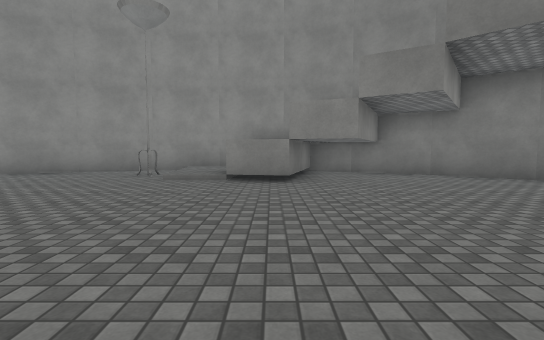
[1] (above)

14 first-person views from a walk through a 3-D level made in the Unity game engine. The camera is 1.2 m above the floor, tilts 4° down and sees 85° across. The floor is counted in squares, 2 m on a side. Each view is taken from the middle of a square. On the plan, view 1 faces up. The plan holds only what a view shows up to about 9 squares ahead; the rest is blank. The place goes on beyond the plan. The player character is not drawn. Surface patterns are stand-ins for the level's own textures.

[2]
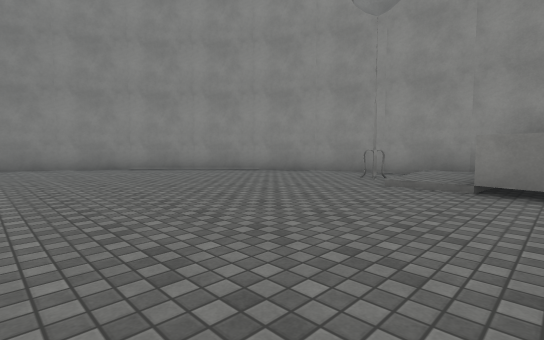

[3]
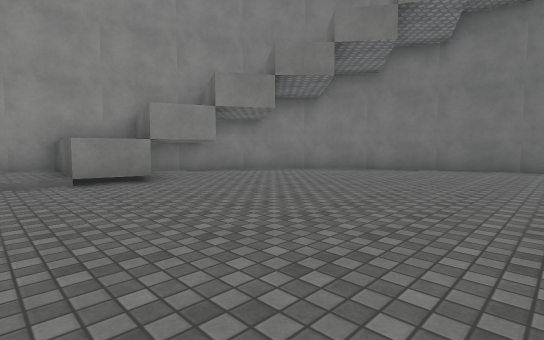

[4]
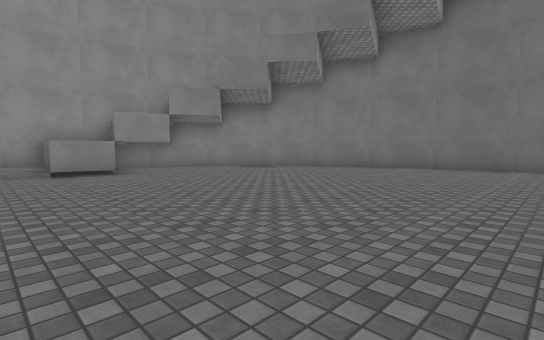

[5]
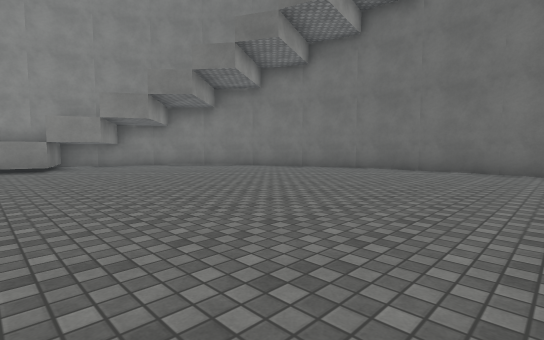

[6]
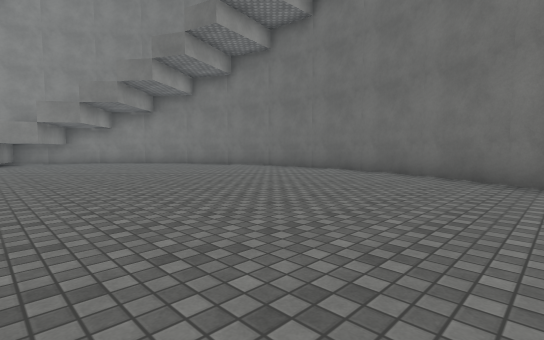

[7]
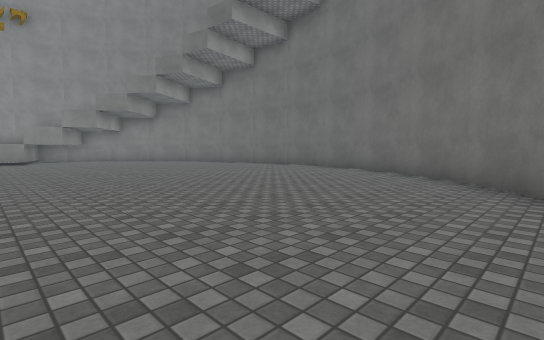

[8]
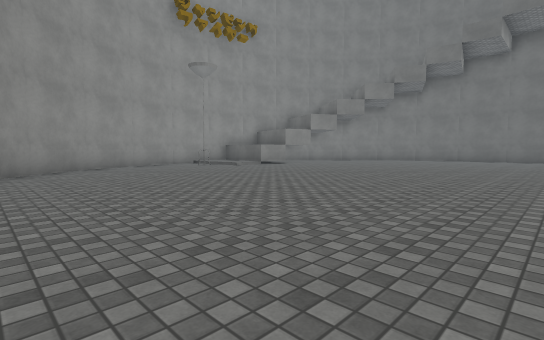

[9]
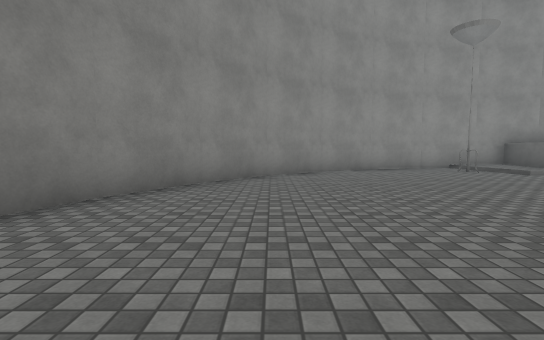

[10]
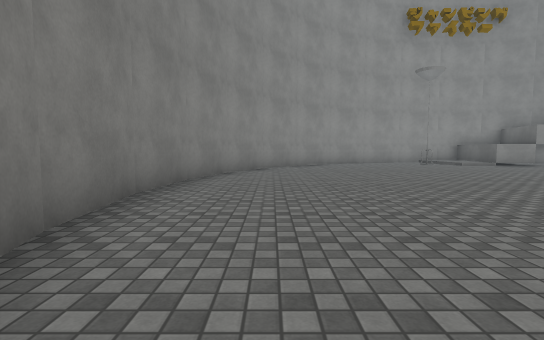

[11]
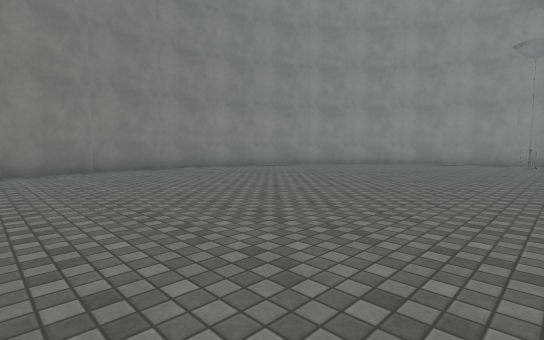

[12]
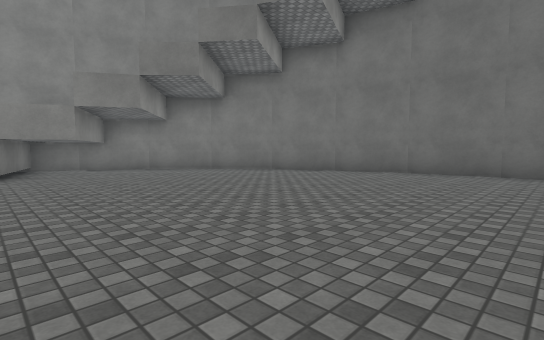

[13]
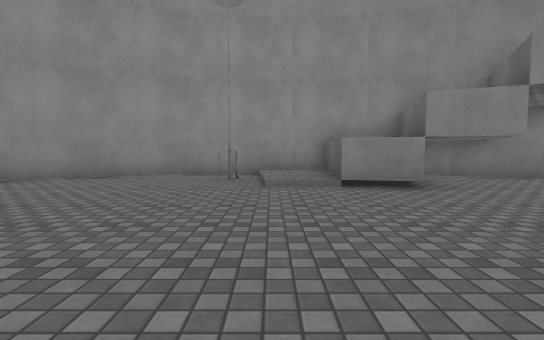

[14]
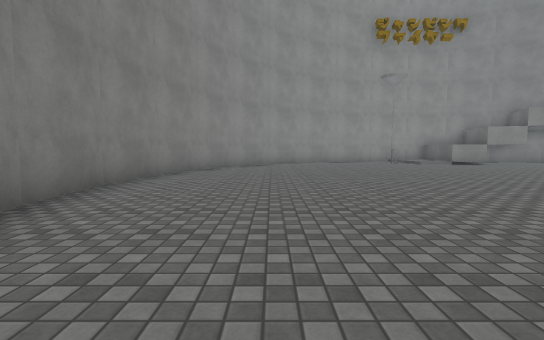

### Floor plan
Points are (right, up) in squares from view 1. A wall is a line through its corners. A room is listed if a view was taken in it or the views show most of it. See-through windows are left out.
Room 1 (views 1, 2, 3, 4, 5, 6, 7, 8, 9, 10, 11, 12, 13, 14)
walls: (0.7, 6.9) (1, 8.1); (-10.8, -1) (-10.7, -3); (-10.7, -2.8) (-10.1, -4.7); (-10.7, 0.9) (-10.9, -1.1); (-10.1, 2.7) (-10.7, 0.8); (-9.2, 4.4) (-10.2, 2.6); (-8.1, 5.8) (-9.3, 4.2); (-6.6, 7) (-8.2, 5.7); (-5, 7.8) (-6.8, 6.9); (0.4, 8.3) (-1.5, 8.5) (-3.3, 8.3) (-5.1, 7.8); (2.6, 7.5) (1.5, 5.1) (0.3, 5.5) (0.5, 6.3); (1.1, 8.2) (0.3, 5.5) (-0.9, 5.7) (-0.6, 8.5); (3.8, -8.8) (5.2, -7.7); (3.7, 6.9) (2.1, 7.8); (5.1, -7.7) (6.3, -6.3) (7.2, -4.6); (7.1, 2.6) (6.3, 4.3) (5, 5.8); (7.1, -4.7) (7.7, -2.7); (5.2, 5.7) (3.6, 7); (7.7, 0.7) (7.1, 2.7); (7.7, -2.9) (7.9, -0.9); (7.9, -1.1) (7.7, 0.9)
objects: candle (-3, 7)

Where each view was taken, in squares from view 1:
view 1: 0 up, 0 right, facing up
view 2: 1 up, 0 right, facing up-left
view 3: 0 up, 2 left, facing up-right
view 4: 2 down, 2 left, facing up-right
view 5: 4 down, 1 left, facing up-right
view 6: 7 down, 0 right, facing up-right
view 7: 9 down, 1 left, facing up-right
view 8: 3 down, 9 left, facing up-right
view 9: 1 down, 8 left, facing up
view 10: 5 down, 9 left, facing up
view 11: 5 down, 2 left, facing up-left
view 12: 2 down, 0 right, facing up-right
view 13: 1 up, 2 left, facing up
view 14: 6 down, 8 left, facing up
